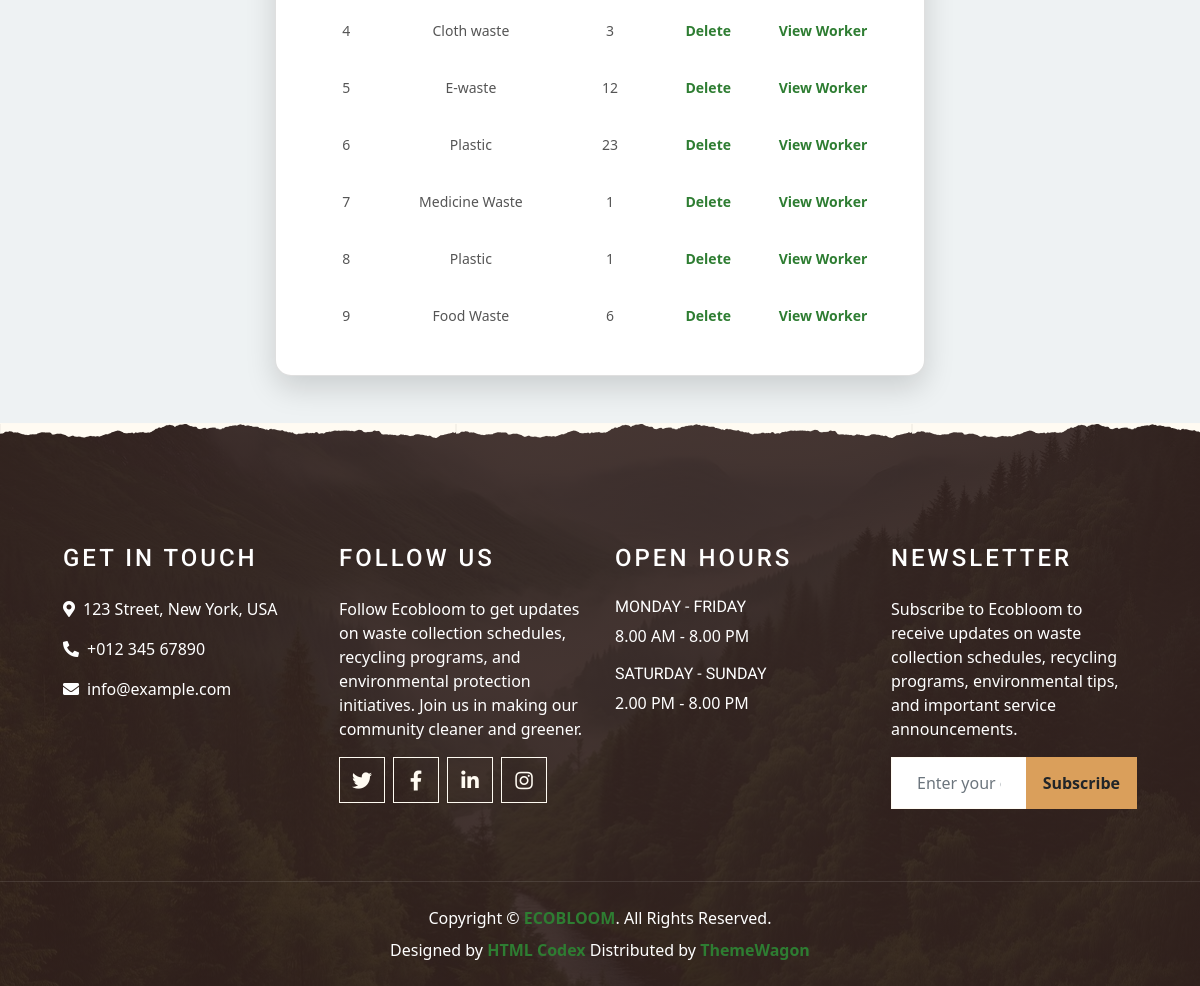
Page /User/Waste/ (signed in, lower part) on the earlier database version.
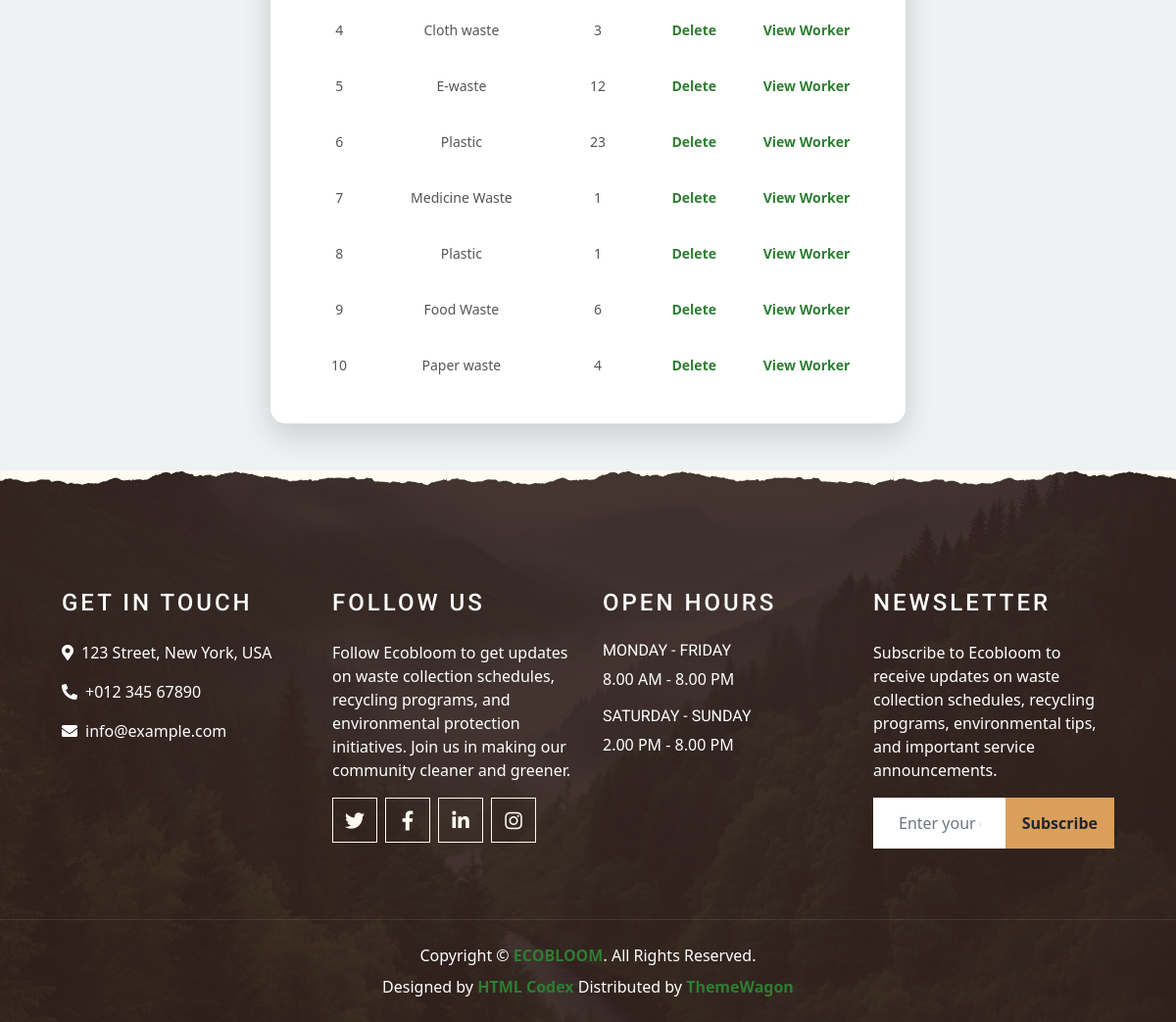
Same page on the later database version.
### User/models.py (models this page shows)
class tbl_waste(models.Model):
    waste_date=models.DateField(auto_now_add=True)
    waste_qty=models.IntegerField(default=0)
    wastecategory_id=models.ForeignKey(tbl_wastecategory, on_delete=models.CASCADE)
    waste_status=models.IntegerField(default=0)
    user_id=models.ForeignKey(tbl_user,on_delete=models.CASCADE)

### Admin/models.py (models this page shows)
class tbl_wastecategory(models.Model):
    wastecategory_name=models.CharField(max_length=50)

### User/views.py (the view)
# urls.py: path('Waste/',views.Waste,name="Waste"),
def Waste(request):
    if "uid" not in request.session:
        return redirect("Guest:Login")
    else:
        userId=tbl_user.objects.get(id=request.session['uid'])
        wastedata=tbl_waste.objects.filter(user_id=userId)
        categorydata=tbl_wastecategory.objects.all()
        if request.method=="POST":
            quantity=request.POST.get("txt_quantity")
            userdata=tbl_user.objects.get(id=request.session['uid'])
            waste=tbl_wastecategory.objects.get(id=request.POST.get("sel_wastecat"))
            wastecount=tbl_wastecategory.objects.filter(wastecategory_name=waste).count()
            tbl_waste.objects.create(waste_qty=quantity,wastecategory_id=waste,user_id=userdata)
            return render(request,"User/Waste.html",{'msg':"Waste Added"})
        else:
            return render(request,"User/Waste.html",{'wastedata':wastedata,'categorydata':categorydata})

### User/Templates/User/Waste.html (shortened to what this page needs)
{% extends 'User/Head.html' %}
{% block content %}
<!DOCTYPE html>
<html lang="en">
<head>
</head>
<body>
<div class="waste-container">
    <div class="card">
        <table>
            {% for i in wastedata %}
            <tr>
                <td>{{forloop.counter}}</td>
                <td>{{i.wastecategory_id.wastecategory_name}}</td>
                <td>{{i.waste_qty}}</td>
                <td><a href="{% url 'User:delwaste' i.id %}">Delete</a></td>
                <td><a href="{% url 'User:viewwardworker' %}">View Worker</a></td>
            </tr>
            {% endfor %}
        </table>
    </div>
</div>
</body>
</html>
{% endblock content %}

Differences in the rows shown:
added tbl_waste: wastecategory_id.wastecategory_name "Paper waste", waste_qty "4"
